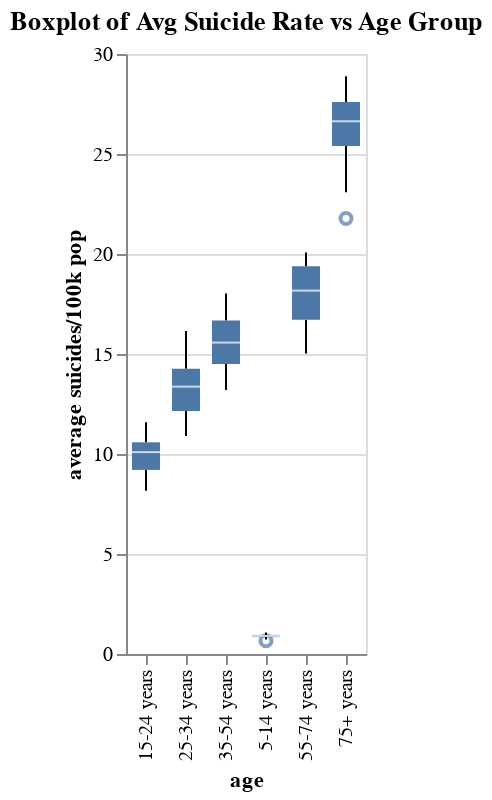

Notebook code cell kept with this figure:
### Code cell
#EDA
#box plot exploring variance of suicide rates by age group
alt.Chart(d2).mark_boxplot().encode(
    x='age',y=alt.Y('suicides/100k pop',title='average suicides/100k pop')).properties(title='Boxplot of Avg Suicide Rate vs Age Group')

### Figure 1 — Vega-Lite specification as saved in the notebook (floating-point values rounded to 4 significant figures; data arrays with more than 128 entries replaced by an {"elided": "..."} marker saying what was removed)
{"config": {"view": {"continuousWidth": 400, "continuousHeight": 300}}, "data": {"name": "data-626b1e6d8f1385884c71ef31106a9c7d"}, "mark": "boxplot", "encoding": {"x": {"type": "nominal", "field": "age"}, "y": {"type": "quantitative", "field": "suicides/100k pop", "title": "average suicides/100k pop"}}, "title": "Boxplot of Avg Suicide Rate vs Age Group", "$schema": "https://vega.github.io/schema/vega-lite/v4.8.1.json", "datasets": {"data-626b1e6d8f1385884c71ef31106a9c7d": {"elided": "191 records"}}}
